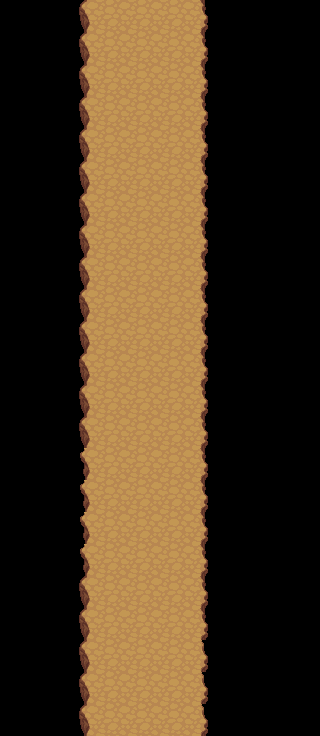

The image is a tile-based game level rendered from a .tmx file. Its description and complete source (layers, tilesets, objects, tile grids) follow:
An orthogonal 10x23 tile map with 32x32 px tiles, 1 tile layer (Capa de Patrones 1).

<map version="1.0" orientation="orthogonal" renderorder="right-down" width="10" height="23" tilewidth="32" tileheight="32" nextobjectid="1">
 <tileset firstgid="1" name="Tiles" tilewidth="32" tileheight="32" tilecount="1024" columns="32">
  <image source="terrain_atlas.png" width="1024" height="1024" />
 </tileset>
 <layer name="Capa de Patrones 1" width="10" height="23">
  <data>
   <tile gid="0" />
   <tile gid="0" />
   <tile gid="38" />
   <tile gid="39" />
   <tile gid="39" />
   <tile gid="39" />
   <tile gid="40" />
   <tile gid="0" />
   <tile gid="0" />
   <tile gid="0" />
   <tile gid="0" />
   <tile gid="0" />
   <tile gid="38" />
   <tile gid="39" />
   <tile gid="39" />
   <tile gid="39" />
   <tile gid="40" />
   <tile gid="0" />
   <tile gid="0" />
   <tile gid="0" />
   <tile gid="0" />
   <tile gid="0" />
   <tile gid="38" />
   <tile gid="39" />
   <tile gid="39" />
   <tile gid="39" />
   <tile gid="40" />
   <tile gid="0" />
   <tile gid="0" />
   <tile gid="0" />
   <tile gid="0" />
   <tile gid="0" />
   <tile gid="38" />
   <tile gid="39" />
   <tile gid="39" />
   <tile gid="39" />
   <tile gid="40" />
   <tile gid="0" />
   <tile gid="0" />
   <tile gid="0" />
   <tile gid="0" />
   <tile gid="0" />
   <tile gid="38" />
   <tile gid="39" />
   <tile gid="39" />
   <tile gid="39" />
   <tile gid="40" />
   <tile gid="0" />
   <tile gid="0" />
   <tile gid="0" />
   <tile gid="0" />
   <tile gid="0" />
   <tile gid="38" />
   <tile gid="39" />
   <tile gid="39" />
   <tile gid="39" />
   <tile gid="40" />
   <tile gid="0" />
   <tile gid="0" />
   <tile gid="0" />
   <tile gid="0" />
   <tile gid="0" />
   <tile gid="38" />
   <tile gid="39" />
   <tile gid="39" />
   <tile gid="39" />
   <tile gid="40" />
   <tile gid="0" />
   <tile gid="0" />
   <tile gid="0" />
   <tile gid="0" />
   <tile gid="0" />
   <tile gid="38" />
   <tile gid="39" />
   <tile gid="39" />
   <tile gid="39" />
   <tile gid="40" />
   <tile gid="0" />
   <tile gid="0" />
   <tile gid="0" />
   <tile gid="0" />
   <tile gid="0" />
   <tile gid="38" />
   <tile gid="39" />
   <tile gid="39" />
   <tile gid="39" />
   <tile gid="40" />
   <tile gid="0" />
   <tile gid="0" />
   <tile gid="0" />
   <tile gid="0" />
   <tile gid="0" />
   <tile gid="38" />
   <tile gid="39" />
   <tile gid="39" />
   <tile gid="39" />
   <tile gid="40" />
   <tile gid="0" />
   <tile gid="0" />
   <tile gid="0" />
   <tile gid="0" />
   <tile gid="0" />
   <tile gid="38" />
   <tile gid="39" />
   <tile gid="39" />
   <tile gid="39" />
   <tile gid="40" />
   <tile gid="0" />
   <tile gid="0" />
   <tile gid="0" />
   <tile gid="0" />
   <tile gid="0" />
   <tile gid="38" />
   <tile gid="39" />
   <tile gid="39" />
   <tile gid="39" />
   <tile gid="40" />
   <tile gid="0" />
   <tile gid="0" />
   <tile gid="0" />
   <tile gid="0" />
   <tile gid="0" />
   <tile gid="38" />
   <tile gid="39" />
   <tile gid="39" />
   <tile gid="39" />
   <tile gid="40" />
   <tile gid="0" />
   <tile gid="0" />
   <tile gid="0" />
   <tile gid="0" />
   <tile gid="0" />
   <tile gid="38" />
   <tile gid="39" />
   <tile gid="39" />
   <tile gid="39" />
   <tile gid="40" />
   <tile gid="0" />
   <tile gid="0" />
   <tile gid="0" />
   <tile gid="0" />
   <tile gid="0" />
   <tile gid="12" />
   <tile gid="39" />
   <tile gid="39" />
   <tile gid="39" />
   <tile gid="40" />
   <tile gid="0" />
   <tile gid="0" />
   <tile gid="0" />
   <tile gid="0" />
   <tile gid="0" />
   <tile gid="12" />
   <tile gid="39" />
   <tile gid="39" />
   <tile gid="39" />
   <tile gid="40" />
   <tile gid="0" />
   <tile gid="0" />
   <tile gid="0" />
   <tile gid="0" />
   <tile gid="0" />
   <tile gid="12" />
   <tile gid="39" />
   <tile gid="39" />
   <tile gid="39" />
   <tile gid="40" />
   <tile gid="0" />
   <tile gid="0" />
   <tile gid="0" />
   <tile gid="0" />
   <tile gid="0" />
   <tile gid="12" />
   <tile gid="39" />
   <tile gid="39" />
   <tile gid="39" />
   <tile gid="40" />
   <tile gid="0" />
   <tile gid="0" />
   <tile gid="0" />
   <tile gid="0" />
   <tile gid="0" />
   <tile gid="38" />
   <tile gid="39" />
   <tile gid="39" />
   <tile gid="39" />
   <tile gid="40" />
   <tile gid="0" />
   <tile gid="0" />
   <tile gid="0" />
   <tile gid="0" />
   <tile gid="0" />
   <tile gid="38" />
   <tile gid="39" />
   <tile gid="39" />
   <tile gid="39" />
   <tile gid="40" />
   <tile gid="0" />
   <tile gid="0" />
   <tile gid="0" />
   <tile gid="0" />
   <tile gid="0" />
   <tile gid="38" />
   <tile gid="39" />
   <tile gid="39" />
   <tile gid="39" />
   <tile gid="11" />
   <tile gid="0" />
   <tile gid="0" />
   <tile gid="0" />
   <tile gid="0" />
   <tile gid="0" />
   <tile gid="38" />
   <tile gid="39" />
   <tile gid="39" />
   <tile gid="39" />
   <tile gid="11" />
   <tile gid="0" />
   <tile gid="0" />
   <tile gid="0" />
   <tile gid="0" />
   <tile gid="0" />
   <tile gid="38" />
   <tile gid="39" />
   <tile gid="39" />
   <tile gid="39" />
   <tile gid="11" />
   <tile gid="0" />
   <tile gid="0" />
   <tile gid="0" />
  </data>
 </layer>
</map>
